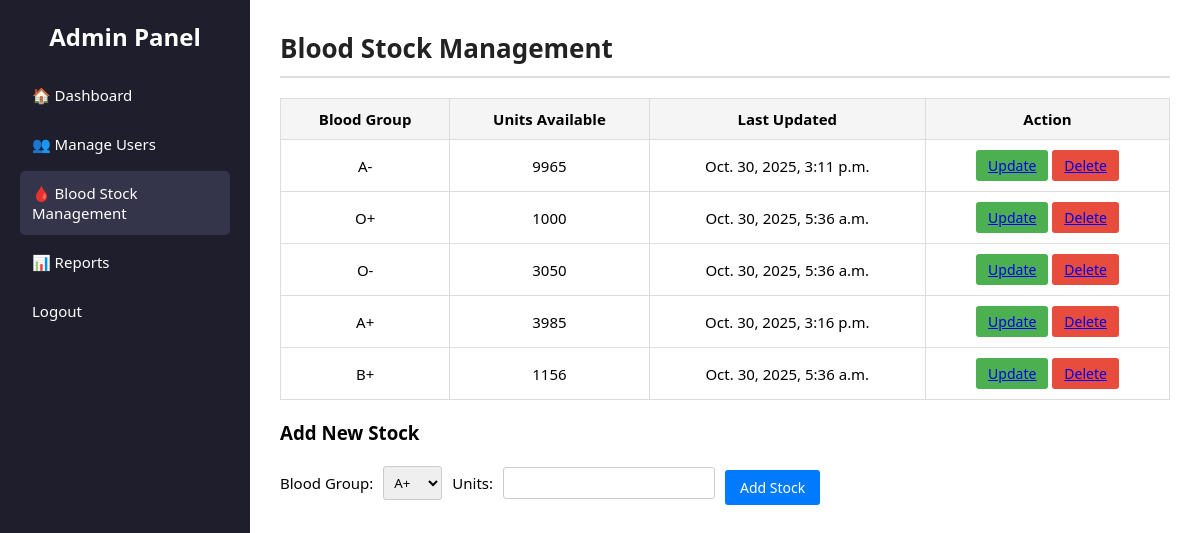
The page /blood_stock/ on the database as committed earlier.
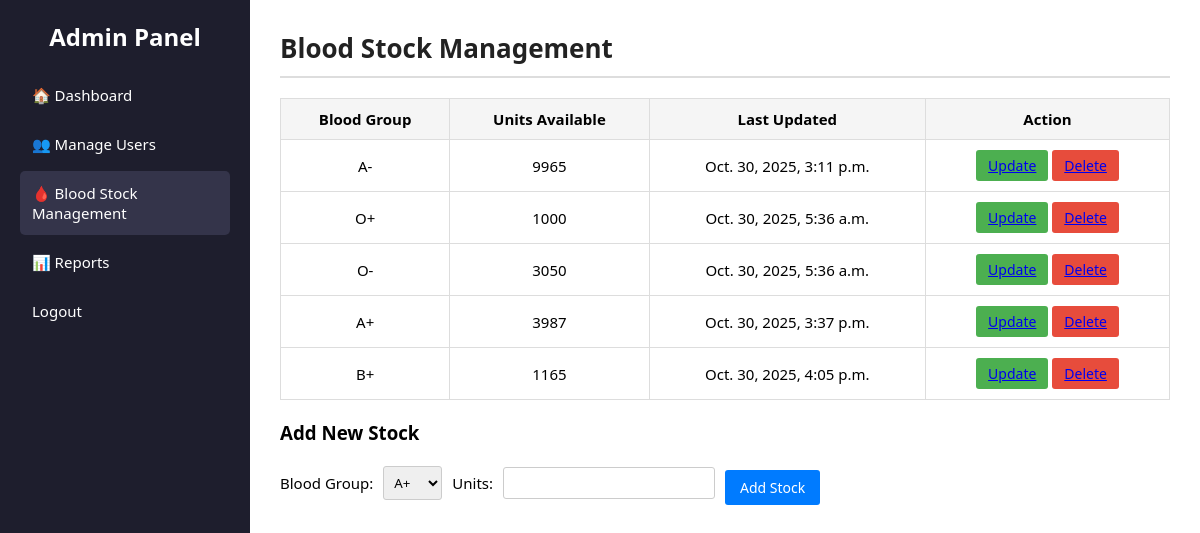
The same page on the database as committed later.
### Blood_Bank/models.py (models this page shows, shortened)
class BloodStock(models.Model):
    BLOOD_GROUP = [
        ('A+', 'A+'), ('A-', 'A-'),
        ('B+', 'B+'), ('B-', 'B-'),
        ('O+', 'O+'), ('O-', 'O-'),
        ('AB+', 'AB+'), ('AB-', 'AB-'),
    ]
    blood_group = models.CharField(max_length=10,choices=BLOOD_GROUP,null=True,blank=True)
    unit = models.PositiveIntegerField(null=True,blank=True)
    update_at = models.DateTimeField(auto_now=True)

### Blood_Bank/views.py (the view, shortened to what this page needs)
# urls.py: path('blood_stock/',views.blood_stock,name='blood_stock'),
def blood_stock(request):
    stocks = BloodStock.objects.all()
    return render(request,'admin_dashboard/blood_stock.html',{'stocks':stocks})

### Blood_Bank/templates/admin_dashboard/blood_stock.html (shortened to what this page needs)
{% load static %}
<!DOCTYPE html>
<html lang="en">
<head>
    <link rel="stylesheet" href="{% static 'css/admin_dashboard/blood_stock.css' %}">
</head>
<body>
<div class="container">
    <aside class="sidebar">
        <h2>Admin Panel</h2>
        <ul>
            <li><a href="{% url 'admindashboard' %}">🏠 Dashboard</a></li>
            <li><a href="{% url 'manage_users' %}">👥 Manage Users</a></li>
            <li class="active"><a href="{% url 'blood_stock' %}">🩸 Blood Stock Management</a></li>
            <li><a href="{% url 'report_page' %}">📊 Reports</a></li>
            <li><a href="{% url 'home' %}">Logout</a></li>
        </ul>
    </aside>
    <main class="main-content">
        <h1>Blood Stock Management</h1>
        <table>
            <thead>
                <tr>
                    <th>Blood Group</th>
                    <th>Units Available</th>
                    <th>Last Updated</th>
                    <th>Action</th>
                </tr>
            </thead>
            <tbody>
                {% for stock in stocks %}
                <tr>
                    <td>{{ stock.blood_group }}</td>
                    <td>{{ stock.unit }}</td>
                    <td>{{ stock.update_at }}</td>
                    <td>
                        <form action="#" method="post" style="display:inline;">
                            <button class="btn update"><a href="{% url 'blood_stock_update' stock.id %}">Update</a></button>
                        </form>
                        <form action="#" method="post" style="display:inline;">
                            <button class="btn delete"><a href="{% url 'blood_stock_delete' stock.id %}">Delete</a></button>
                        </form>
                    </td>
                </tr>
                {% empty %}
                <tr>
                    <td colspan="4">No blood stock records available</td>
                </tr>
                {% endfor %}
            </tbody>
        </table>
        <h3 style="margin-top:20px;">Add New Stock</h3>
        <form method="post" class="add-form">
            <label>Blood Group:</label>
            <select name="blood_group" required>
                <option value="A+">A+</option><option value="A-">A-</option>
            </select>
            <label>Units:</label>
            <input type="number" name="units" min="1" required>
            <button type="submit" class="btn add">Add Stock</button>
        </form>
    </main>
</div>
</body>
</html>

Rows that differ between the two databases and show on the page:
changed BloodStock: unit "3985" → "3987"; update_at "Oct. 30, 2025, 3:16 p.m." → "Oct. 30, 2025, 3:37 p.m."
changed BloodStock: unit "1156" → "1165"; update_at "Oct. 30, 2025, 5:36 a.m." → "Oct. 30, 2025, 4:05 p.m."
